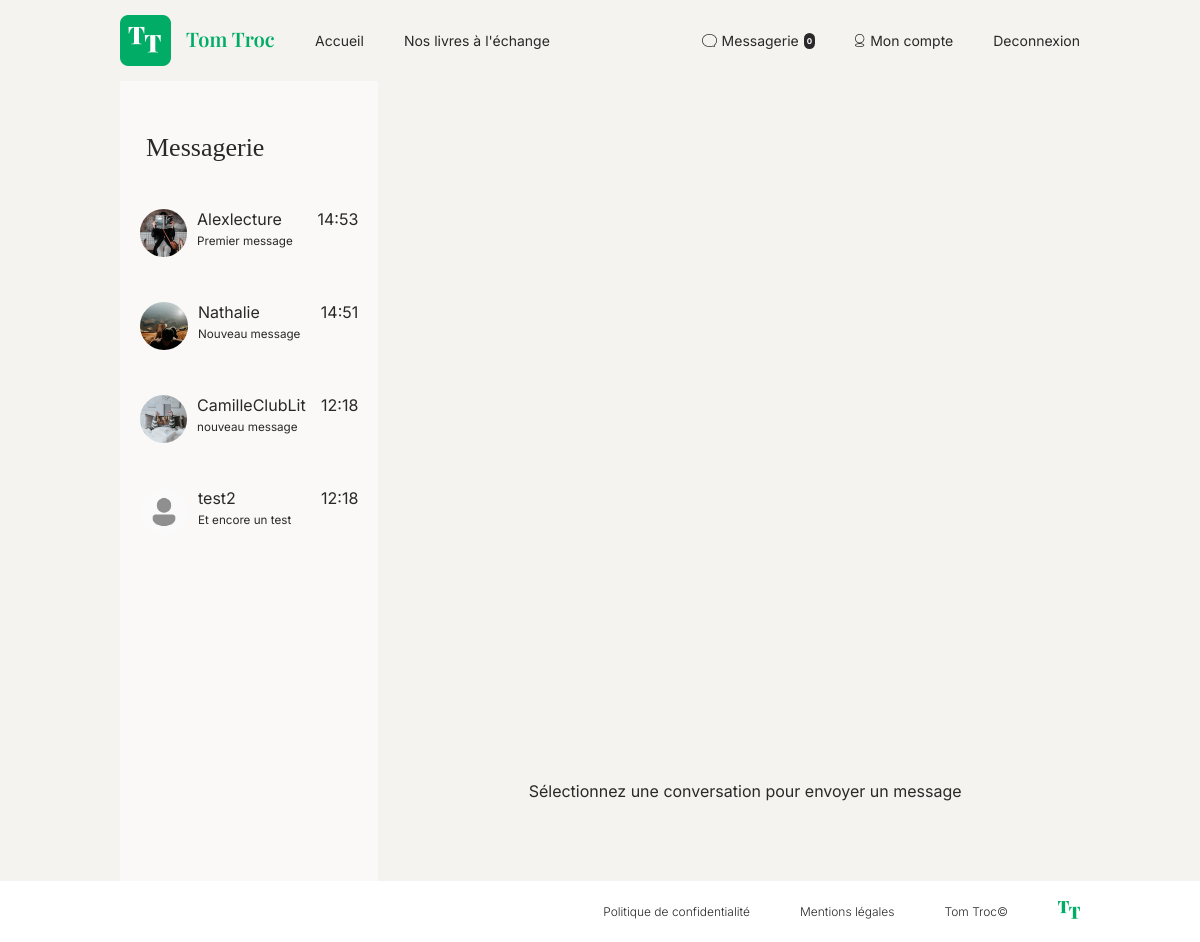
/index.php?action=mailBox (signed in), run on the app's committed database.
### tables this page shows
CREATE TABLE `messages` (
  `id` int(11) NOT NULL,
  `sender_id` int(11) DEFAULT NULL,
  `receiver_id` int(11) DEFAULT NULL,
  `content` text NOT NULL,
  `created_at` datetime DEFAULT current_timestamp(),
  `is_read` tinyint(1) DEFAULT 0
);

CREATE TABLE `users` (
  `id` int(11) NOT NULL,
  `nickname` varchar(100) NOT NULL,
  `email` varchar(255) NOT NULL,
  `password` varchar(255) NOT NULL,
  `profile_picture_path` varchar(255) DEFAULT NULL,
  `created_at` datetime DEFAULT current_timestamp(),
  `updated_at` datetime DEFAULT NULL ON UPDATE current_timestamp(),
  `status` varchar(8) NOT NULL DEFAULT 'actif'
);

### app/Core/View.php (called while the page is built, shortened)
<?php
class View
{
    private function buildViewPath(string $viewName): string
    {
        return __DIR__ . '/../Views/' . $viewName . '.php';
    }
    private function _renderViewFromTemplate(string $viewPath, array $params = []): string
    {
        if (file_exists($viewPath)) {
            extract($params);
            require($viewPath);
            return ob_get_clean();
        } else {
            throw new \Exception("La vue '$viewPath' est introuvable");
        }
    }
    public function render(string $viewName, array $params = [] ): void
    {
        $viewPath = $this->buildViewPath($viewName);
        $content = $this->_renderViewFromTemplate($viewPath, $params);
        $currentIdUser = $_SESSION['id'] ?? null;
        $unreadCount = 0;
        if ($currentIdUser) {
            $messageManager = new MessageManager();
            $unreadCount = $messageManager->countUnreadMessages($currentIdUser);
        }
        require(__DIR__.'/../Views/main.php');
    }
}

### app/Controllers/MailController.php (called while the page is built, shortened)
<?php
class MailController
{
    private MessageManager $messageManager;
    public function __construct()
    {
        $this->messageManager = new MessageManager();
    }
    public function showMessages(): void
    {
        $userId = Auth::getLoggedUserId();
        $otherUserId = filter_var(Utils::request('user'), FILTER_VALIDATE_INT);
        try {
            $otherUser = null;
            $conversations = $this->messageManager->getUserConversations($userId);
            $messages = [];
            (new View())->render('mailBox', [
                'conversations' => $conversations,
                'messages' => $messages,
                'userId' => $userId,
                'otherUserId' => $otherUserId,
                'otherUser' => $otherUser
            ]);
        } catch (\Exception $e) {
            Utils::redirectWithMessage("home", $e->getMessage());
        }
    }
}

### app/Core/Router.php (called while the page is built, shortened)
<?php
class Router
{
    public function handleRequest(): void
    {
        $action = Utils::request('action', 'home');
        switch ($action) {
            case 'mailBox':
                $mailController = new MailController();
                $mailController->showMessages();
                break;
        }
    }
}

### public/index.php (called while the page is built, shortened)
<?php
try {
    $router = new Router();
    $router->handleRequest();
} catch (Exception $error) {
    $errorView = new View();
    $errorView->render('errorPage', ['errorMessage' => $error->getMessage() ]);
}

### app/Core/DBManager.php (called while the page is built, shortened)
<?php
class DBManager
{
    private static $instance;
    private $db;
    private function __construct()
    {
        $this->db = new PDO('mysql:host='.$_ENV['DB_HOST'].';dbname='.$_ENV['DB_NAME'].';charset=utf8',$_ENV['DB_USER'],$_ENV['DB_PASS']);
        $this->db->setAttribute(PDO::ATTR_ERRMODE, PDO::ERRMODE_EXCEPTION);
        $this->db->setAttribute(PDO::ATTR_DEFAULT_FETCH_MODE, PDO::FETCH_ASSOC);
    }
    public static function getInstance(): DBManager
    {
        if (!self::$instance) {
            self::$instance = new DBManager;
        }
        return self::$instance;
    }
    public function query(string $sql, ?array $params = null): PDOStatement
    {
        if ($params == null) {
            $query = $this->db->query($sql);
        } else {
            $query = $this->db->prepare($sql);
            $query->execute($params);
        }
        return $query;
    }
}

### app/Services/Auth.php (called while the page is built, shortened)
<?php
class Auth
{
    public static function getLoggedUserId(): ?int
    {
        return (int) $_SESSION['id'];
    }
}

### app/Repositories/AbstractRepository.php (called while the page is built, shortened)
<?php
abstract class AbstractRepository
{
    public function __construct()
    {
        $this->db = DBManager::getInstance();
    }
}

### app/Repositories/MessageManager.php (called while the page is built, shortened)
<?php
class MessageManager extends AbstractRepository
{
    public function getUserConversations(int $userId): array
    {
        try {
            $sql = "SELECT
                    m.*,
                    u.id AS user_id,
                    u.nickname,
                    u.profile_picture_path
                    FROM messages m
                    JOIN users u
                        ON u.id = IF(m.sender_id = :userId, m.receiver_id, m.sender_id)
                    JOIN (
                        SELECT
                            IF(sender_id = :userId, receiver_id, sender_id) AS other_user_id,
                            MAX(created_at) as max_date
                        FROM messages
                        WHERE sender_id = :userId OR receiver_id = :userId
                        GROUP BY other_user_id
                    ) last_msg
                        ON last_msg.other_user_id = u.id
                        AND m.created_at = last_msg.max_date
                    ORDER BY m.created_at DESC";
            $result = $this->db->query($sql, ['userId' => $userId]);
            $conversations = [];
            while ($row = $result->fetch()) {
                $userData = [
                    'id' => $row['user_id'],
                    'nickname' => $row['nickname'],
                    'profile_picture_path' => $row['profile_picture_path']
                ];
                unset($row['user_id'], $row['nickname'], $row['profile_picture_path']);
                $message = new Message($row);
                $otherUser = new User($userData);
                $message->setOtherUser($otherUser);
                $conversations[] = $message;
            }
            return $conversations;
        } catch (\PDOException $e) {
            throw new \Exception("Impossible de récupérer les conversations");
        }
    }
    public function countUnreadMessages(int $userId): int
    {
        try {
            $sql = "SELECT COUNT(*)
                    FROM `messages`
                    WHERE `receiver_id` = :userId
                    AND `is_read` = 0";
            $result = $this->db->query($sql, [
                'userId' => $userId
            ]);
            return (int) $result->fetchColumn();
        } catch (\PDOException $e) {
            throw new \Exception("Impossible de compter les messages non lus");
        }
    }
}

### app/Models/AbstractModel.php (called while the page is built, shortened)
<?php
abstract class AbstractModel
{
    protected int $id = -1;
    protected function hydrate(array $data) : void
    {
        foreach ($data as $key => $value) {
            $method = 'set' . str_replace('_', '', ucwords($key, '_'));
        }
    }
    public function setId(int $id) : void
    {
        $this->id = $id;
    }
    public function getId() : int
    {
        return $this->id;
    }
}

### app/Models/Message.php (called while the page is built, shortened)
<?php
class Message extends AbstractModel
{
    private string $content = "";
    private ?DateTime $createdAt = null;
    private ?User $otherUser = null;
    public function setContent(string $content): void
    {
        $this->content = $content;
    }
    public function getContent(): string
    {
        return $this->content;
    }
    public function setCreatedAt(string|DateTime $createdAt, string $format = 'Y-m-d H:i:s'): void
    {
        if (is_string($createdAt)) {
            $createdAt = DateTime::createFromFormat($format, $createdAt);
        }
        $this->createdAt = $createdAt;
    }
    public function getCreatedAt(): DateTime
    {
        return $this->createdAt;
    }
    public function setOtherUser(User $user): void
    {
        $this->otherUser = $user;
    }
    public function getOtherUser(): ?User
    {
        return $this->otherUser;
    }
}

### app/Services/Utils.php (called while the page is built, shortened)
<?php
class Utils
{
    public static function request(string $variableName, mixed $defaultValue = null): mixed
    {
        return $_REQUEST[$variableName] ?? $defaultValue;
    }
    public static function getErrorMessage(): ?string
    {
        $error = $_SESSION['errorMessage'] ?? null;
        return $error;
    }
    public static function convertDateFormatHour(DateTime $date) : string
    {
        $dateFormatter = new IntlDateFormatter('fr_FR', IntlDateFormatter::FULL, IntlDateFormatter::FULL);
        $dateFormatter->setPattern('HH:mm');
        return $dateFormatter->format($date);
    }
}

### app/Models/User.php (called while the page is built, shortened)
<?php
class User extends AbstractModel
{
    private string $nickname = "";
    private ?string $profilePicturePath = "";
    public function setNickname(string $nickname): void
    {
        $this->nickname = $nickname;
    }
    public function getNickname(): string
    {
        return $this->nickname;
    }
    public function setProfilePicturePath(?string $profilePicturePath): void
    {
        $this->profilePicturePath = $profilePicturePath;
    }
    public function getProfilePicturePath(): string
    {
        return $this->profilePicturePath;
    }
}

### app/Views/mailBox.php (the view, shortened to what this page needs)
<?php
    $error = App\Services\Utils::getErrorMessage();
?>
<section id="mail-box-section">
    <div class="messaging">
        <div class="conversations">
            <h1>Messagerie</h1>
                <?php foreach ($conversations as $conversation): ?>
                    <?php
                        $convUserId = $conversation->getOtherUser()->getId();
                        $isActive = ($convUserId == $otherUserId);
                    ?>
                    <a href="index.php?action=messages&user=<?= $convUserId ?>">
                        <div class="conversation-card <?= $isActive ? 'active' : '' ?>">
                            <img src="<?= $conversation->getOtherUser()->getProfilePicturePath() ?>" alt="Image de profil utilisateur">
                            <div class="conv-col">
                                <div class="conv-row">
                                    <p><?= htmlspecialchars($conversation->getOtherUser()->getNickname()) ?></p>
                                    <p><?= App\Services\Utils::convertDateFormatHour($conversation->getCreatedAt()) ?></p>
                                </div>
                                <small><?= htmlspecialchars(substr($conversation->getContent(), 0, 30)) ?></small>
                            </div>
                        </div>
                    </a>
                <?php endforeach; ?>
        </div>
        <div class="chat">
                <div class="messages">
                </div>
                <?php if ($otherUserId): ?>
                <form method="POST" action="index.php?action=sendMessage" class="send-form">
                    <input type="hidden" name="receiver_id" value="<?= $otherUserId ?>">
                    <textarea name="content" placeholder="Tapez votre message ici" required></textarea>
                    <button type="submit">Envoyer</button>
                    <?php if ($otherUserId): ?>
                        <a href="index.php?action=messages&user=<?= $otherUserId ?>">
                            <svg xmlns="http://www.w3.org/2000/svg" width="20" height="20" viewBox="0 0 24 24" fill="none" stroke="currentColor" stroke-width="2">
                                <path d="M23 4v6h-6"></path>
                                <path d="M1 20v-6h6"></path>
                                <path d="M3.51 9a9 9 0 0114.13-3.36L23 10M1 14l5.37 4.36A9 9 0 0020.49 15"></path>
                            </svg>
                        </a>
                    <?php endif; ?>
                </form>
                <?php else: ?>
                    <div class="no-conversation">
                        <p>Sélectionnez une conversation pour envoyer un message</p>
                    </div>
                <?php endif; ?>
        </div>
    </div>
</section>

### app/Views/main.php (shortened to what this page needs)
<!DOCTYPE html>
<html lang="fr">
<head>
    <link rel="stylesheet" href="./css/style.css">
</head>
<body>
    <header>
        <nav id="nav-header">
            <div class="nav-group">
                <a href="index.php?action=home">
                    <img src="./images/logo.png" alt="Logo-site" class="logo-site">
                </a>
                <a href="index.php?action=home">Accueil</a>
                <a href="index.php?action=allBooks">Nos livres à l'échange</a>
            </div>
            <div class="nav-group">
                <a href="index.php?action=mailBox"><img src="./images/Icon_messagerie.png" alt="mailBox" id="mailBoxLogo">Messagerie<?php if(isset($currentIdUser)): ?><span><?= $unreadCount ?></span><?php endif; ?></a>
                <a href="index.php?action=profil"><img src="./images/Icon_mon_compte.png" alt="profil" id="profilLogo">Mon compte</a>
                <?php if(isset($currentIdUser)): ?>
                    <a href="index.php?action=disconnect">Deconnexion</a>
                <?php else: ?>
                <a href="index.php?action=loginForm">Connexion</a>
                <?php endif; ?>
            </div>
        </nav>
    </header>
    <main>
        <?= $content  ?>
    </main>
    <footer>
        <nav id="nav-footer">
            <a href="index.php?action=privacyPolicy">Politique de confidentialité</a>
            <a href="index.php?action=legalMentions">Mentions légales</a>
            <a href="index.php?action=home">Tom Troc©</a>
            <a href="index.php?action=home" id="logo-footer"><img src="./images/logo-alt-TomTroc.png" alt="Logo alternatif TomTroc"></a>
        </nav>
    </footer>
</body>
</html>

### public/css/style.css (style rules this page uses)
* { margin: 0; padding: 0; box-sizing: border-box; }
body { background-color: #F5F3EF; max-width: 1440px; max-height: 1048px; margin: auto; font-family: "Inter", sans-serif; color: #292929; }
h1 { font-family: "Playfair Display", serif; font-size: 36px; font-weight: 400; }
p, h2 { font-size: 16px; font-weight: 400; }
a { text-decoration: none; color: inherit; font-size: 14px; }
#nav-header { display: flex; align-items: center; justify-content: space-between; padding: 15px 10%; }
.nav-group { display: flex; align-items: center; gap: 40px; }
.nav-group a { display: flex; align-items: center; gap: 5px; transition: 0.3s; }
.logo-site { width: 155px; }
.nav-group span { font-size: 8px; font-weight: 700; color: #FFFFFF; padding: 3px; background-color: #292929; border-radius: 7px; }
.nav-group #mailBoxLogo { width: 15px; }
.nav-group #profilLogo { width: 10px; }
#nav-footer { background-color: #FFFFFF; display: flex; justify-content: flex-end; align-items: center; gap: 50px; padding: 20px 10%; }
#nav-footer a { font-weight: 300; font-size: 12px; }
#logo-footer img { width: 22px; }
#mail-box-section { width: 80%; margin: auto; height: 800px; }
.messaging { display: flex; height: 100%; }
.conversations { width: 27%; background-color: #FAF9F7; height: 100%; }
.conversations h1 { font-size: 26px; margin: 1em; margin-top: 2em; }
.conversation-card { padding: 20px; margin-bottom: 5px; display: flex; }
.conversation-card img { width: 48px; height: 48px; object-fit: cover; border-radius: 25px; }
.conversation-card .conv-col { display: flex; flex-direction: column; width: 80%; padding-left: 10px; gap: 5px; }
.conversation-card .conv-row { display: flex; flex-direction: row; justify-content: space-between; }
.chat { width: 70%; display: flex; flex-direction: column; margin-left: 2em; margin-bottom: 5em; }
.messages { flex: 1; padding: 10px; display: flex; overflow-y: auto; flex-direction: column; justify-content: flex-end; }
.no-conversation p { width: fit-content; margin: auto; }

### data on the page
messages: receiver.profile_picture_path (picture), receiver.nickname "Alexlecture", created_at "14:53", content "Premier message"
messages: receiver.profile_picture_path (picture), receiver.nickname "Nathalie", created_at "14:51", content "Nouveau message"
messages: receiver.profile_picture_path (picture), receiver.nickname "CamilleClubLit", created_at "12:18", content "nouveau message"
messages: receiver.profile_picture_path (picture), receiver.nickname "test2", created_at "12:18", content "Et encore un test"

### other printed values
$unreadCount "0"
